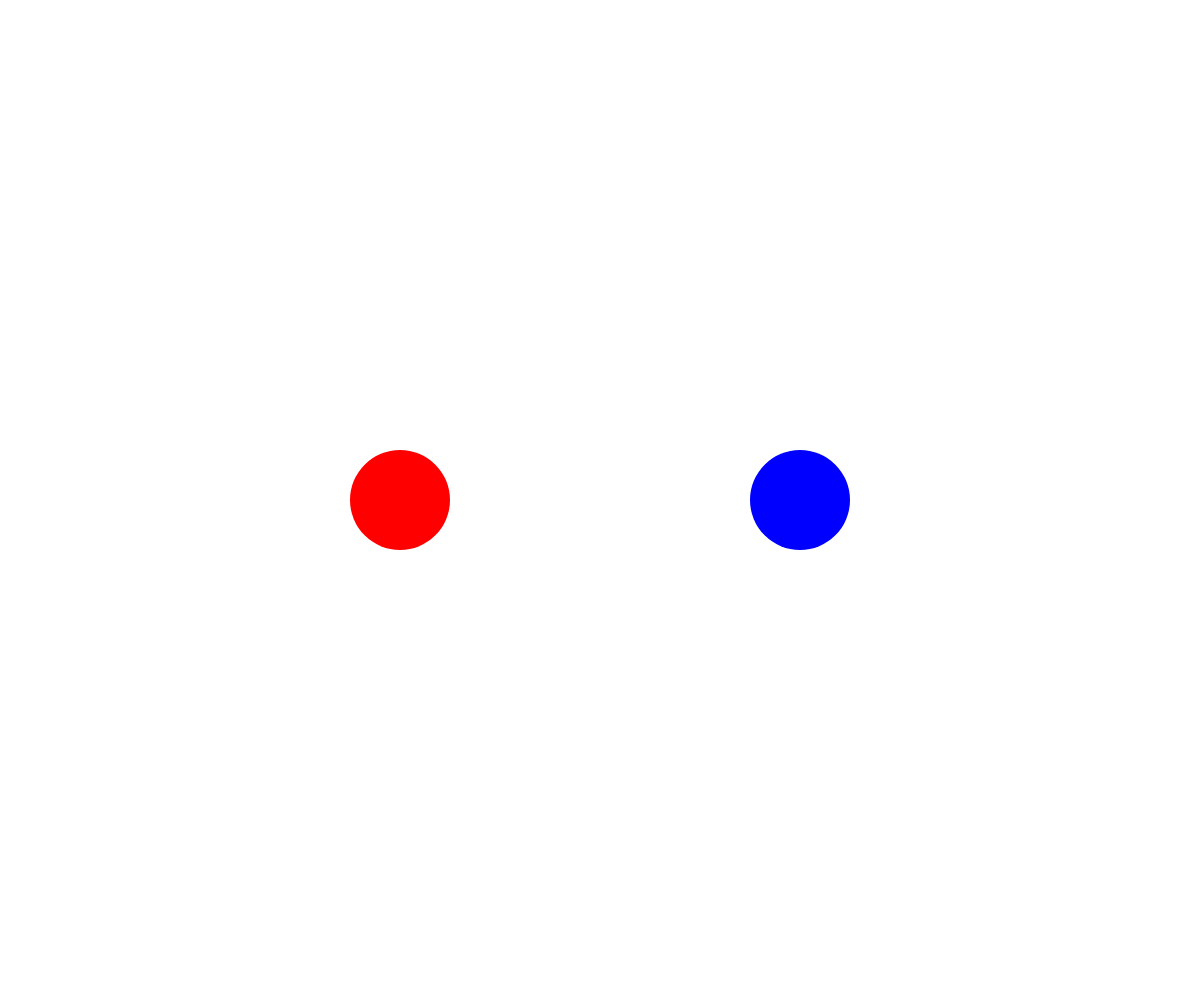
Frame 1 (no input)
Frame 60 (no input): identical to frame 1, image omitted
Frame 120 (the mouse pressed at the canvas centre since frame 60): identical to frame 1, image omitted

The p5.js sketch that drew this single still picture (run headless with seeded random() and noise() and a simulated clock; from frame 60 on, the mouse is pressed at the canvas centre):

// p5.js sketch
// ── sketch.js
class Snake {
    constructor(initialX, initialY, colour, plumpiness, maxLength) {
        this.x = initialX;
        this.y = initialY;
        this.colour = colour;
        this.plumpiness = plumpiness;
        this.maxLength = maxLength;

        this.positionMemory = [[initialX, initialY]];
    }

    draw() {
        if (this.positionMemory.length < 2) {
            fill(... this.colour);
            
            circle(this.x, this.y, this.plumpiness, this.plumpiness);
        } else {

            for (var i = 0; i < this.positionMemory.length; i++) {
                fill(
                    Math.min(this.colour[0] + (255 * ((this.positionMemory.length - i) / this.positionMemory.length)), 255),
                    Math.min(this.colour[1] + (255 * ((this.positionMemory.length - i) / this.positionMemory.length)), 255),
                    Math.min(this.colour[2] + (255 * ((this.positionMemory.length - i) / this.positionMemory.length)), 255)
                );
                
                circle(this.positionMemory[i][0], this.positionMemory[i][1], this.plumpiness, this.plumpiness);
            }
        }
    }

    translate(x, y) {
        this.positionMemory.push([this.x + x, this.y + y]);

        if (this.positionMemory.length > this.maxLength) {
            this.positionMemory.shift();
        }

        this.x = this.positionMemory[this.positionMemory.length - 1][0];
        this.y = this.positionMemory[this.positionMemory.length - 1][1];
    }
}

var snakey = new Snake(window.innerWidth / 3, window.innerHeight / 2, [255, 0, 0], 100, 200);
var slithery = new Snake((window.innerWidth / 3) * 2, window.innerHeight / 2, [0, 0, 255], 100, 200);

function setup() {
    createCanvas(window.innerWidth, window.innerHeight);
    rectMode(CENTER);
    noStroke();
}

function draw() {
    background(255);

    snakey.draw();
    slithery.draw();

    if (keyIsDown(87)) {
        snakey.translate(0, -2);
    } else if (keyIsDown(83)) { 
        snakey.translate(0, 2);
    }

    if (keyIsDown(65)) {
        snakey.translate(-2, 0);
    } else if (keyIsDown(68)) {
        snakey.translate(2, 0);
    }

    if (keyIsDown(UP_ARROW)) {
        slithery.translate(0, -2);
    } else if (keyIsDown(DOWN_ARROW)) { 
        slithery.translate(0, 2);
    }

    if (keyIsDown(LEFT_ARROW)) {
        slithery.translate(-2, 0);
    } else if (keyIsDown(RIGHT_ARROW)) {
        slithery.translate(2, 0);
    }
}
